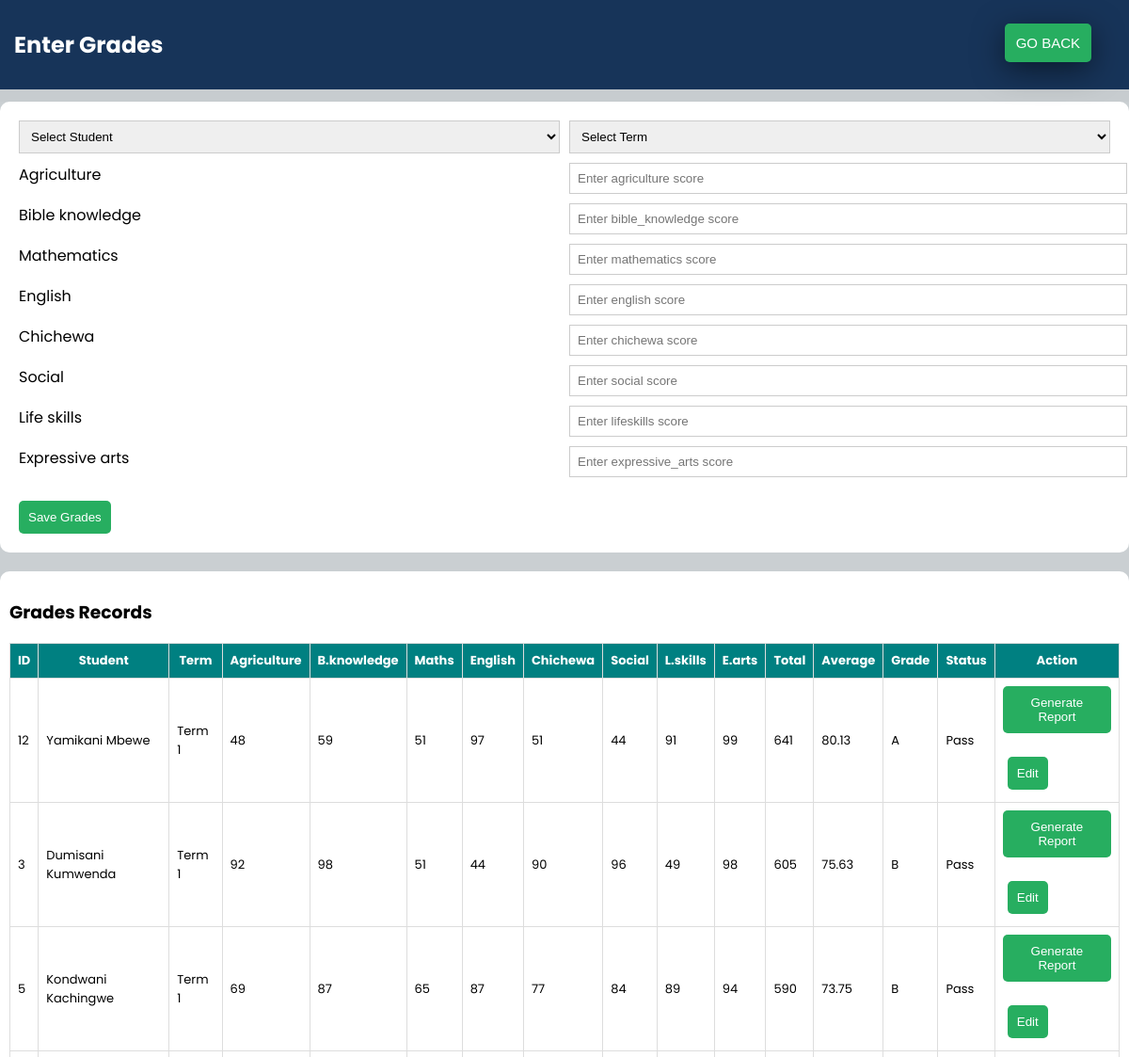
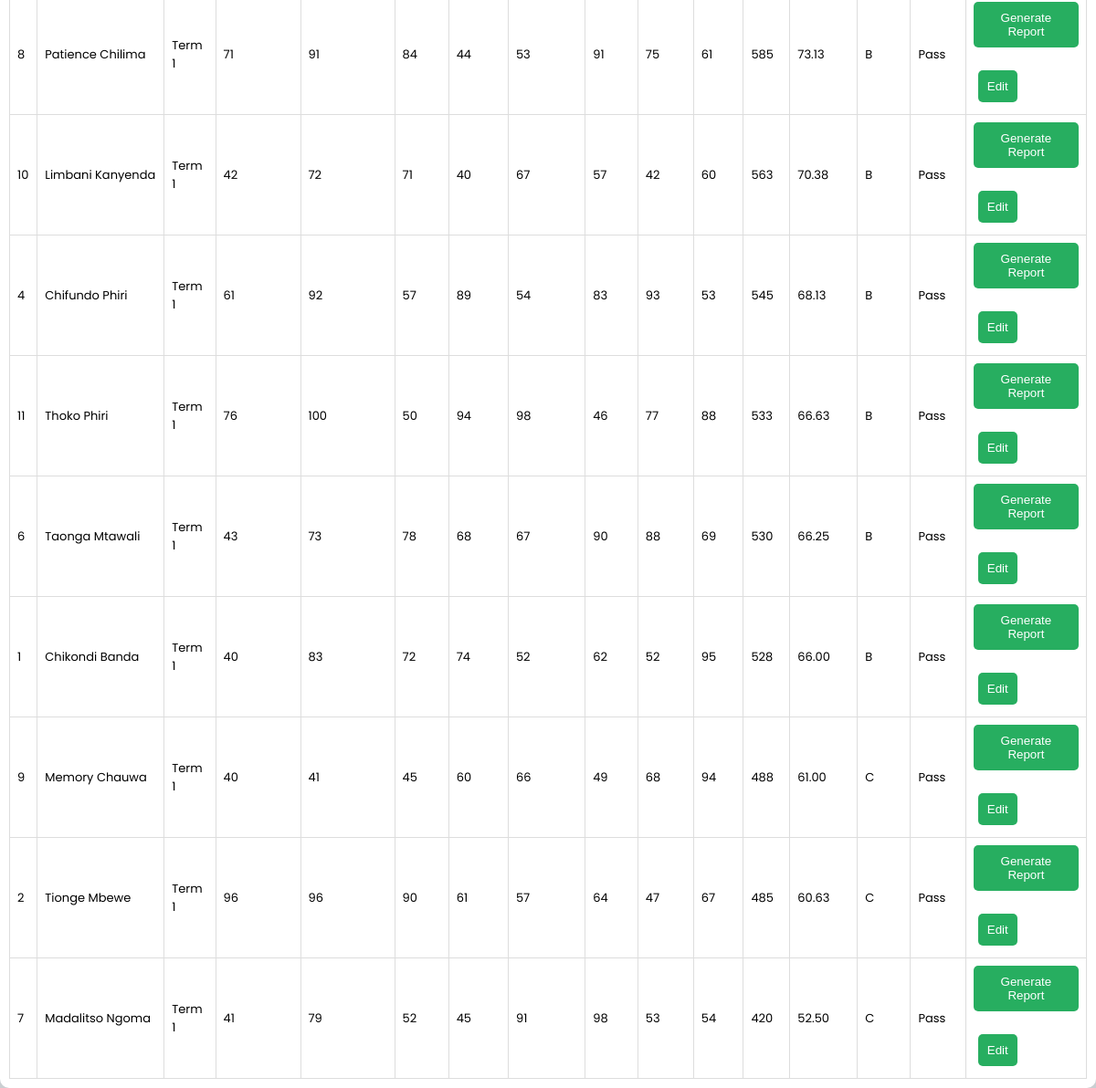
Screenshot of /class_teacher/grades.php (signed in) with the database file from the repository (2 pictures, top to bottom).
### tables this page shows
CREATE TABLE grades (
    grade_id INT AUTO_INCREMENT PRIMARY KEY,
    student_id INT,
    term VARCHAR(10),
    agriculture INT,
    bible_knowledge INT,
    mathematics INT,
    english INT,
    chichewa INT,
    social INT,
    lifeskills INT,
    expressive_arts INT,
    total INT,
    average DECIMAL(5,2),
    grade VARCHAR(5),
    status VARCHAR(10),
    FOREIGN KEY (student_id) REFERENCES student(student_id)
);

CREATE TABLE student (
    student_id INT AUTO_INCREMENT PRIMARY KEY,
    first_name VARCHAR(50),
    middle_name VARCHAR(50),
    last_name VARCHAR(50),
    gender VARCHAR(10),
    date_of_birth DATE,
    parent_fname VARCHAR(50),
    parent_lname VARCHAR(50),
    parent_phone VARCHAR(20),
    parent_email VARCHAR(100),
    class VARCHAR(20),
    enrollment_date DATE,
    special_needs VARCHAR(100),
    address TEXT
);

### class_teacher/grades.php (the view, shortened to what this page needs)
<?php
require_once __DIR__ . "/../include/db_connect.php";
$user = $_SESSION['user'];
$edit_mode = false;
$edit_data = null;
if ($user['role'] == "teacher") {
    $class = $user['class'];
    $grades = mysqli_query($conn, "
        SELECT g.*, s.first_name, s.last_name
        FROM grades g
        JOIN student s ON g.student_id = s.student_id
        WHERE s.class='$class'
        ORDER BY g.total DESC
    ");
}
?>
<!DOCTYPE html>
<html>
<head>
<link rel="stylesheet" href="grades.css">
</head>
<body>
<div class="navbar">
    <div class="nav-center">
      <h2>Enter Grades</h2>
    </div>
   <div class="nav-right">
    <button style="background: #27ae60 ; box-shadow: 0 8px 32px 0 rgba(0, 0, 0, 0.507);" onclick="returnteacher()">GO BACK</button>
</div>
</div>
<div class="container">
<div class="form-box">
<form method="POST">
<div class="grid">
   <select name="student_id" required>
    <option value="">Select Student</option>
</select>
    <select name="term" required>
        <option value="">Select Term</option>
    </select>
     <label for="agriculture">Agriculture</label>
<input type="number" id="agriculture" name="agriculture" placeholder="Enter agriculture score" required
value="<?php echo $edit_mode ? $edit_data['agriculture'] : ''; ?>">
<label for="bible_knowledge">Bible knowledge</label>
<input type="number" id="bible_knowledge" name="bible_knowledge" placeholder="Enter bible_knowledge score" required
value="<?php echo $edit_mode ? $edit_data['bible_knowledge'] : ''; ?>">
<label for="mathematics">Mathematics</label>
<input type="number" id="mathematics" name="mathematics" placeholder="Enter mathematics score" required
value="<?php echo $edit_mode ? $edit_data['mathematics'] : ''; ?>">
<label for="english">English</label>
<input type="number" id="english" name="english" placeholder="Enter english score" required
value="<?php echo $edit_mode ? $edit_data['english'] : ''; ?>">
<label for="chichewa">Chichewa</label>
<input type="number" id="chichewa" name="chichewa" placeholder="Enter chichewa score" required
value="<?php echo $edit_mode ? $edit_data['chichewa'] : ''; ?>">
<label for="social">Social</label>
<input type="number" id="social" name="social" placeholder="Enter social score" required
value="<?php echo $edit_mode ? $edit_data['social'] : ''; ?>">
<label for="lifeskills">Life skills</label>
<input type="number" id="lifeskills" name="lifeskills" placeholder="Enter lifeskills score" required
value="<?php echo $edit_mode ? $edit_data['lifeskills'] : ''; ?>">
<label for="expressive_arts">Expressive arts</label>
<input type="number" id="expressive_arts" name="expressive_arts" placeholder="Enter expressive_arts score" required
value="<?php echo $edit_mode ? $edit_data['expressive_arts'] : ''; ?>">
</div>
<br>
<?php if ($edit_mode) { ?>
    <button type="submit" name="update">Update Grades</button>
<?php } else { ?>
    <button type="submit" name="save">Save Grades</button>
<?php } ?>
</form>
</div>
<div class="table-box">
<h3>Grades Records</h3>
<table>
<tr>
    <th>ID</th>
    <th>Student</th>
    <th>Term</th>
    <th>Agriculture</th>
    <th>B.knowledge</th>
    <th>Maths</th>
    <th>English</th>
    <th>Chichewa</th>
    <th>Social</th>
    <th>L.skills</th>
    <th>E.arts</th>
    <th>Total</th>
    <th>Average</th>
    <th>Grade</th>
    <th>Status</th>
    <th>Action</th>
</tr>
<?php while($g = mysqli_fetch_assoc($grades)) { ?>
<tr>
    <td><?php echo $g['grade_id']; ?></td>
    <td><?php echo $g['first_name']." ".$g['last_name']; ?></td>
    <td><?php echo $g['term']; ?></td>
    <td><?php echo $g['agriculture']; ?></td>
    <td><?php echo $g['bible_knowledge']; ?></td>
    <td><?php echo $g['mathematics']; ?></td>
    <td><?php echo $g['english']; ?></td>
    <td><?php echo $g['chichewa']; ?></td>
    <td><?php echo $g['social']; ?></td>
    <td><?php echo $g['lifeskills']; ?></td>
    <td><?php echo $g['expressive_arts']; ?></td>
    <td><?php echo $g['total']; ?></td>
    <td><?php echo $g['average']; ?></td>
    <td><?php echo $g['grade']; ?></td>
    <td><?php echo $g['status']; ?></td>
    <td><button onclick="generateReport(<?php echo $g['grade_id']; ?>)">
    Generate Report
</button> &nbsp;&nbsp; <br>
<a href="grades.php?edit=<?php echo $g['grade_id']; ?>">
    <button style="margin: 5px;">Edit</button>
</a></td>
</tr>
<?php } ?>
</table>
</div>
</div>
</body>
</html>

### class_teacher/grades.css (style rules this page uses)
body { font-family: 'Poppins', Arial, sans-serif; background: #c7cccf; margin: 0; top: 0; }
.container { max-width: 1200px; margin: auto; margin-top: 9%; background: #f2f2f213; }
.form-box { background: white; padding: 20px; border-radius: 10px; }
.grid { display: grid; grid-template-columns: repeat(2, 1fr); gap: 10px; }
input, select { padding: 8px; width: 100%; border: 1px solid #ccc; }
button { background: #27ae60; color: white; padding: 10px; border: none; cursor: pointer; border-radius: 5px; }
.table-box { margin-top: 20px; background: white; padding: 10px; border-radius: 10px; overflow-x: auto; }
table { width: 100%; border-collapse: collapse; }
th, td { border: 1px solid #ddd; padding: 8px; font-size: 13px; }
th { background: #008081; color: white; }
.navbar { display: flex; gap: 45%; background: #173459; color: white; padding: 10px 15px; position: fixed; top: 0; left: 0; width: 100%; }
.nav-center { flex: 1; }
.nav-right button { color: white; border: none; padding: 12px; cursor: pointer; border-radius: 5px; font-size: 15px; margin-top: 15px; margin-right: 55px; box-shadow: 0 8px 32px 0 rgba(0, 0, 0, 0.507); }

### rows the page displays
grades: grade_id "12", student.first_name "Yamikani", student.last_name "Mbewe", term "Term 1", agriculture "48", bible_knowledge "59", mathematics "51", english "97", chichewa "51", social "44", lifeskills "91", expressive_arts "99", total "641", average "80.13", grade "A", status "Pass"
grades: grade_id "3", student.first_name "Dumisani", student.last_name "Kumwenda", term "Term 1", agriculture "92", bible_knowledge "98", mathematics "51", english "44", chichewa "90", social "96", lifeskills "49", expressive_arts "98", total "605", average "75.63", grade "B", status "Pass"
grades: grade_id "5", student.first_name "Kondwani", student.last_name "Kachingwe", term "Term 1", agriculture "69", bible_knowledge "87", mathematics "65", english "87", chichewa "77", social "84", lifeskills "89", expressive_arts "94", total "590", average "73.75", grade "B", status "Pass"
grades: grade_id "8", student.first_name "Patience", student.last_name "Chilima", term "Term 1", agriculture "71", bible_knowledge "91", mathematics "84", english "44", chichewa "53", social "91", lifeskills "75", expressive_arts "61", total "585", average "73.13", grade "B", status "Pass"
grades: grade_id "10", student.first_name "Limbani", student.last_name "Kanyenda", term "Term 1", agriculture "42", bible_knowledge "72", mathematics "71", english "40", chichewa "67", social "57", lifeskills "42", expressive_arts "60", total "563", average "70.38", grade "B", status "Pass"
grades: grade_id "4", student.first_name "Chifundo", student.last_name "Phiri", term "Term 1", agriculture "61", bible_knowledge "92", mathematics "57", english "89", chichewa "54", social "83", lifeskills "93", expressive_arts "53", total "545", average "68.13", grade "B", status "Pass"
grades: grade_id "11", student.first_name "Thoko", student.last_name "Phiri", term "Term 1", agriculture "76", bible_knowledge "100", mathematics "50", english "94", chichewa "98", social "46", lifeskills "77", expressive_arts "88", total "533", average "66.63", grade "B", status "Pass"
grades: grade_id "6", student.first_name "Taonga", student.last_name "Mtawali", term "Term 1", agriculture "43", bible_knowledge "73", mathematics "78", english "68", chichewa "67", social "90", lifeskills "88", expressive_arts "69", total "530", average "66.25", grade "B", status "Pass"
grades: grade_id "1", student.first_name "Chikondi", student.last_name "Banda", term "Term 1", agriculture "40", bible_knowledge "83", mathematics "72", english "74", chichewa "52", social "62", lifeskills "52", expressive_arts "95", total "528", average "66.00", grade "B", status "Pass"
grades: grade_id "9", student.first_name "Memory", student.last_name "Chauwa", term "Term 1", agriculture "40", bible_knowledge "41", mathematics "45", english "60", chichewa "66", social "49", lifeskills "68", expressive_arts "94", total "488", average "61.00", grade "C", status "Pass"
grades: grade_id "2", student.first_name "Tionge", student.last_name "Mbewe", term "Term 1", agriculture "96", bible_knowledge "96", mathematics "90", english "61", chichewa "57", social "64", lifeskills "47", expressive_arts "67", total "485", average "60.63", grade "C", status "Pass"
grades: grade_id "7", student.first_name "Madalitso", student.last_name "Ngoma", term "Term 1", agriculture "41", bible_knowledge "79", mathematics "52", english "45", chichewa "91", social "98", lifeskills "53", expressive_arts "54", total "420", average "52.50", grade "C", status "Pass"
